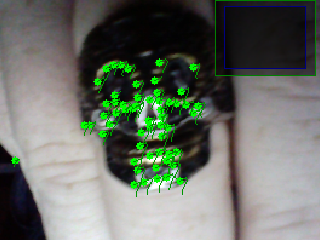
#> input picture Saved_Images/Optical Flow of Surgar_Skull_Ring.png, 320 x 240 px, given in place of the camera
$ jupyter execute 'Cam flow for CNN Autonomous Training System.ipynb'   (text cells are left out)
#> lines starting #> are read from the running program, lines starting #| are printed output that depends on the picture
[cell 1]
import cv2
import numpy as np

[cell 2]
# Tracking Function
def start_tracking():
    # Initializing video capture
    cap = cv2.VideoCapture(0)
    scaling_factor = 0.5
    num_frames_to_track = 5
    num_frames_jump = 2
    tracking_paths = []
    frame_index = 0
    # Tracking parameters
    tracking_params = dict(winSize  = (28, 28), maxLevel = 2,
            criteria = (cv2.TERM_CRITERIA_EPS | cv2.TERM_CRITERIA_COUNT,
                10, 0.03))

    while True:
        _, frame = cap.read()
#> frame is the input picture: shape (240, 320, 3); mean B, G, R 102.3, 111.7, 105.2
        frame = cv2.resize(frame, None, fx=scaling_factor,
                fy=scaling_factor, interpolation=cv2.INTER_AREA)
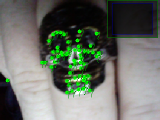
#> frame: shape (120, 160, 3); mean B, G, R 102.4, 111.9, 105.3

        # Convert to grayscale
        frame_gray = cv2.cvtColor(frame, cv2.COLOR_BGR2GRAY)
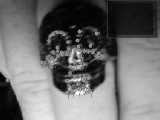
#> frame_gray: shape (120, 160); min 2, max 255, mean 108.8

        # Create a copy of the frame
        output_img = frame.copy()

        if len(tracking_paths) > 0:
            prev_img, current_img = prev_gray, frame_gray
            feature_points_0 = np.float32([tp[-1] for tp in \
                    tracking_paths]).reshape(-1, 1, 2)

            feature_points_1, _, _ = cv2.calcOpticalFlowPyrLK(
                    prev_img, current_img, feature_points_0,
                    None, **tracking_params)

            feature_points_0_rev, _, _ = cv2.calcOpticalFlowPyrLK(
                    current_img, prev_img, feature_points_1,
                    None, **tracking_params)

            diff_feature_points = abs(feature_points_0 - \
                    feature_points_0_rev).reshape(-1, 2).max(-1)

            good_points = diff_feature_points < 1
            new_tracking_paths = []

            for tp, (x, y), good_points_flag in zip(tracking_paths,
                        feature_points_1.reshape(-1, 2), good_points):

                if not good_points_flag:
                    continue

                tp.append((x, y))
                if len(tp) > num_frames_to_track:
                    del tp[0]

                new_tracking_paths.append(tp)
                cv2.circle(output_img, (x, y), 3, (0, 255, 0), -1)


            tracking_paths = new_tracking_paths

            cv2.polylines(output_img, [np.int32(tp) for tp in \
                    tracking_paths], False, (0, 150, 0))

        if not frame_index % num_frames_jump:
            mask = np.zeros_like(frame_gray)
            mask[:] = 255
            for x, y in [np.int32(tp[-1]) for tp in tracking_paths]:
                cv2.circle(mask, (x, y), 6, 0, -1)

            feature_points = cv2.goodFeaturesToTrack(frame_gray,
                    mask = mask, maxCorners = 500, qualityLevel = 0.3,
                    minDistance = 7, blockSize = 7)
#> feature_points = 24 rows, first 8: [70, 62], [89, 47], [78, 42], [80, 32], [80, 60], [65, 90], [59, 48], [69, 84]

            if feature_points is not None:
                for x, y in np.float32(feature_points).reshape(-1, 2):
                    tracking_paths.append([(x, y)])
#> this loop made 24 passes
#> (x, y) on passes 1 to 12: (70, 62), (89, 47), (78, 42), (80, 32), (80, 60), (65, 90), (59, 48), (69, 84), (71, 71), (81, 52), (68, 40), (91, 55)
#> after the loop, tracking_paths = [[(70, 62)], [(89, 47)], [(78, 42)], [(80, 32)], [(80, 60)], [(65, 90)], [(59, 48)], [(69, 84)], [(71, 71)], [(81, 52)], [(68, 40)], [(91, 55)], [(80, 78)], [(97, 34)], [(85, 84)], [(90, 89)], [(54, 59)], [(77, 92)], [(7, 79)], [(88, 77)], [(44, 58)], [(72, 48)], [(50, 38)], [(97, 51)]]

        frame_index += 1
        prev_gray = frame_gray

         # Display output
        cv2.imshow('Optical Flow', output_img)

        # 'Esc' key to Exit
        c = cv2.waitKey(1)
#> (key Esc is pressed here)
        if c == 27:
            break
